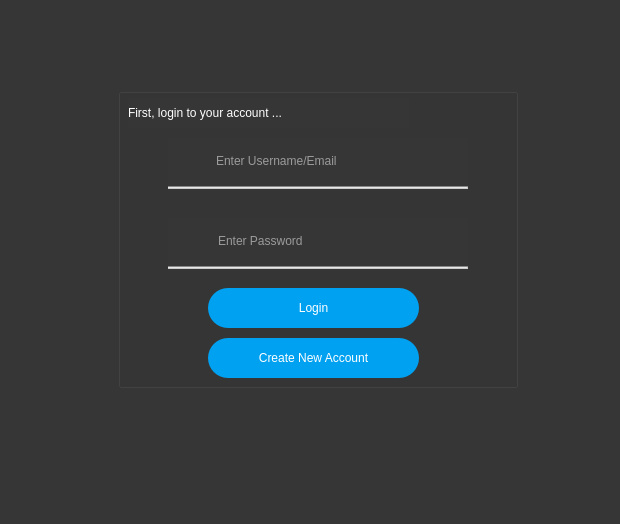
<?xml version="1.0" encoding="UTF-8"?>
<ui version="4.0">
 <class>LoginForm</class>
 <widget class="QWidget" name="LoginForm">
  <property name="geometry">
   <rect>
    <x>0</x>
    <y>0</y>
    <width>620</width>
    <height>524</height>
   </rect>
  </property>
  <property name="minimumSize">
   <size>
    <width>600</width>
    <height>500</height>
   </size>
  </property>
  <property name="windowTitle">
   <string>login Form</string>
  </property>
  <property name="styleSheet">
   <string notr="true">QWidget{
background-color:rgb(54,54,54);
font:12px;
color:white;
}</string>
  </property>
  <widget class="QWidget" name="layoutWidget">
   <property name="geometry">
    <rect>
     <x>70</x>
     <y>40</y>
     <width>496</width>
     <height>396</height>
    </rect>
   </property>
   <layout class="QHBoxLayout" name="horizontalLayout_3">
    <item>
     <spacer name="horizontalSpacer">
      <property name="orientation">
       <enum>Qt::Horizontal</enum>
      </property>
      <property name="sizeHint" stdset="0">
       <size>
        <width>40</width>
        <height>20</height>
       </size>
      </property>
     </spacer>
    </item>
    <item>
     <layout class="QVBoxLayout" name="verticalLayout_3">
      <item>
       <spacer name="verticalSpacer">
        <property name="orientation">
         <enum>Qt::Vertical</enum>
        </property>
        <property name="sizeHint" stdset="0">
         <size>
          <width>20</width>
          <height>40</height>
         </size>
        </property>
       </spacer>
      </item>
      <item>
       <widget class="QGroupBox" name="groupBox">
        <property name="minimumSize">
         <size>
          <width>400</width>
          <height>300</height>
         </size>
        </property>
        <property name="maximumSize">
         <size>
          <width>400</width>
          <height>300</height>
         </size>
        </property>
        <property name="styleSheet">
         <string notr="true">*{
font: 12pt &quot;Segoe UI&quot;;
}
QPushButton#iconBtn{
border-radius:20px;
}
QPushButton#icon2Btn{
border-radius:20px;
}
QPushButton#loginBtn{
background-color:#00a1f1;
border-radius:20px;
}
QPushButton#loginBtn:hover{
background-color: rgba(0, 161, 241,225);
border:2px solid white;
}
QPushButton#loginBtn:pressed{
background-color: rgba(0, 161, 241,150);
}

QPushButton#createaccBtn{
background-color:#00a1f1;
border-radius:20px;
}
QPushButton#createaccBtn:hover{
background-color: rgba(0, 161, 241,225);
border:2px solid white;
}
QPushButton#createaccBtn:pressed{
background-color: rgba(0, 161, 241,150);
}


</string>
        </property>
        <property name="title">
         <string/>
        </property>
        <widget class="QPushButton" name="loginBtn">
         <property name="geometry">
          <rect>
           <x>90</x>
           <y>200</y>
           <width>211</width>
           <height>40</height>
          </rect>
         </property>
         <property name="minimumSize">
          <size>
           <width>0</width>
           <height>40</height>
          </size>
         </property>
         <property name="styleSheet">
          <string notr="true">font: 14pt &quot;MS Shell Dlg 2&quot;;</string>
         </property>
         <property name="text">
          <string>Login</string>
         </property>
         <property name="iconSize">
          <size>
           <width>30</width>
           <height>30</height>
          </size>
         </property>
        </widget>
        <widget class="QWidget" name="layoutWidget">
         <property name="geometry">
          <rect>
           <x>50</x>
           <y>130</y>
           <width>300</width>
           <height>53</height>
          </rect>
         </property>
         <layout class="QVBoxLayout" name="verticalLayout_2">
          <property name="spacing">
           <number>2</number>
          </property>
          <item>
           <layout class="QHBoxLayout" name="horizontalLayout_2">
            <property name="spacing">
             <number>6</number>
            </property>
            <item>
             <widget class="QPushButton" name="icon2Btn">
              <property name="minimumSize">
               <size>
                <width>40</width>
                <height>40</height>
               </size>
              </property>
              <property name="maximumSize">
               <size>
                <width>40</width>
                <height>40</height>
               </size>
              </property>
              <property name="text">
               <string/>
              </property>
              <property name="iconSize">
               <size>
                <width>32</width>
                <height>32</height>
               </size>
              </property>
             </widget>
            </item>
            <item>
             <widget class="QLineEdit" name="passwordInput">
              <property name="minimumSize">
               <size>
                <width>250</width>
                <height>44</height>
               </size>
              </property>
              <property name="maximumSize">
               <size>
                <width>250</width>
                <height>16777215</height>
               </size>
              </property>
              <property name="frame">
               <bool>false</bool>
              </property>
              <property name="echoMode">
               <enum>QLineEdit::Password</enum>
              </property>
              <property name="placeholderText">
               <string>Enter Password</string>
              </property>
             </widget>
            </item>
           </layout>
          </item>
          <item>
           <widget class="Line" name="line_2">
            <property name="styleSheet">
             <string notr="true">background-color: rgb(202, 202, 202);</string>
            </property>
            <property name="orientation">
             <enum>Qt::Horizontal</enum>
            </property>
           </widget>
          </item>
         </layout>
        </widget>
        <widget class="QLabel" name="label">
         <property name="geometry">
          <rect>
           <x>10</x>
           <y>10</y>
           <width>281</width>
           <height>30</height>
          </rect>
         </property>
         <property name="minimumSize">
          <size>
           <width>0</width>
           <height>30</height>
          </size>
         </property>
         <property name="text">
          <string>First, login to your account ...</string>
         </property>
        </widget>
        <widget class="QWidget" name="layoutWidget">
         <property name="geometry">
          <rect>
           <x>50</x>
           <y>50</y>
           <width>300</width>
           <height>53</height>
          </rect>
         </property>
         <layout class="QVBoxLayout" name="verticalLayout">
          <property name="spacing">
           <number>2</number>
          </property>
          <item>
           <layout class="QHBoxLayout" name="horizontalLayout">
            <item>
             <widget class="QPushButton" name="iconBtn">
              <property name="minimumSize">
               <size>
                <width>40</width>
                <height>40</height>
               </size>
              </property>
              <property name="maximumSize">
               <size>
                <width>40</width>
                <height>40</height>
               </size>
              </property>
              <property name="text">
               <string/>
              </property>
              <property name="iconSize">
               <size>
                <width>32</width>
                <height>32</height>
               </size>
              </property>
             </widget>
            </item>
            <item>
             <widget class="QLineEdit" name="usernameInput">
              <property name="minimumSize">
               <size>
                <width>250</width>
                <height>44</height>
               </size>
              </property>
              <property name="maximumSize">
               <size>
                <width>250</width>
                <height>16777215</height>
               </size>
              </property>
              <property name="frame">
               <bool>false</bool>
              </property>
              <property name="placeholderText">
               <string>Enter Username/Email</string>
              </property>
             </widget>
            </item>
           </layout>
          </item>
          <item>
           <widget class="Line" name="line">
            <property name="styleSheet">
             <string notr="true">background-color: rgb(202, 202, 202);</string>
            </property>
            <property name="orientation">
             <enum>Qt::Horizontal</enum>
            </property>
           </widget>
          </item>
         </layout>
        </widget>
        <widget class="QPushButton" name="createaccBtn">
         <property name="geometry">
          <rect>
           <x>90</x>
           <y>250</y>
           <width>211</width>
           <height>40</height>
          </rect>
         </property>
         <property name="minimumSize">
          <size>
           <width>0</width>
           <height>40</height>
          </size>
         </property>
         <property name="styleSheet">
          <string notr="true">font: 14pt &quot;MS Shell Dlg 2&quot;;</string>
         </property>
         <property name="text">
          <string>Create New Account</string>
         </property>
         <property name="iconSize">
          <size>
           <width>30</width>
           <height>30</height>
          </size>
         </property>
        </widget>
       </widget>
      </item>
      <item>
       <spacer name="verticalSpacer_2">
        <property name="orientation">
         <enum>Qt::Vertical</enum>
        </property>
        <property name="sizeHint" stdset="0">
         <size>
          <width>20</width>
          <height>40</height>
         </size>
        </property>
       </spacer>
      </item>
     </layout>
    </item>
    <item>
     <spacer name="horizontalSpacer_2">
      <property name="orientation">
       <enum>Qt::Horizontal</enum>
      </property>
      <property name="sizeHint" stdset="0">
       <size>
        <width>40</width>
        <height>20</height>
       </size>
      </property>
     </spacer>
    </item>
   </layout>
  </widget>
 </widget>
 <resources/>
 <connections/>
</ui>
